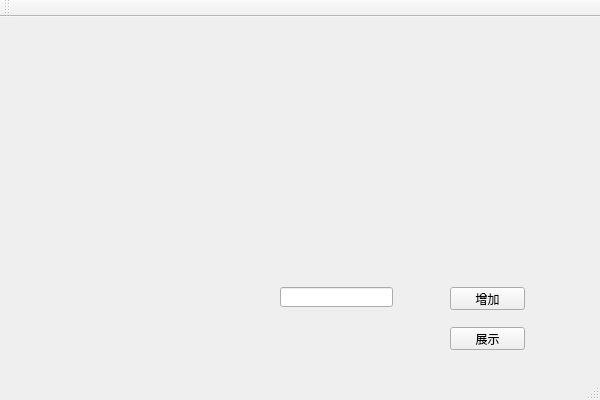
<?xml version="1.0" encoding="UTF-8"?>
<ui version="4.0">
 <class>QSqlTestClass</class>
 <widget class="QMainWindow" name="QSqlTestClass">
  <property name="geometry">
   <rect>
    <x>0</x>
    <y>0</y>
    <width>600</width>
    <height>400</height>
   </rect>
  </property>
  <property name="windowTitle">
   <string>QSqlTest</string>
  </property>
  <widget class="QWidget" name="centralWidget">
   <widget class="QLineEdit" name="lineEdit">
    <property name="geometry">
     <rect>
      <x>280</x>
      <y>270</y>
      <width>113</width>
      <height>20</height>
     </rect>
    </property>
   </widget>
   <widget class="QPushButton" name="addButton">
    <property name="geometry">
     <rect>
      <x>450</x>
      <y>270</y>
      <width>75</width>
      <height>23</height>
     </rect>
    </property>
    <property name="text">
     <string>增加</string>
    </property>
   </widget>
   <widget class="QPushButton" name="showButton">
    <property name="geometry">
     <rect>
      <x>450</x>
      <y>310</y>
      <width>75</width>
      <height>23</height>
     </rect>
    </property>
    <property name="text">
     <string>展示</string>
    </property>
   </widget>
  </widget>
  <widget class="QMenuBar" name="menuBar">
   <property name="geometry">
    <rect>
     <x>0</x>
     <y>0</y>
     <width>600</width>
     <height>23</height>
    </rect>
   </property>
  </widget>
  <widget class="QToolBar" name="mainToolBar">
   <attribute name="toolBarArea">
    <enum>TopToolBarArea</enum>
   </attribute>
   <attribute name="toolBarBreak">
    <bool>false</bool>
   </attribute>
  </widget>
  <widget class="QStatusBar" name="statusBar"/>
 </widget>
 <layoutdefault spacing="6" margin="11"/>
 <resources>
  <include location="QSqlTest.qrc"/>
 </resources>
 <connections/>
</ui>
